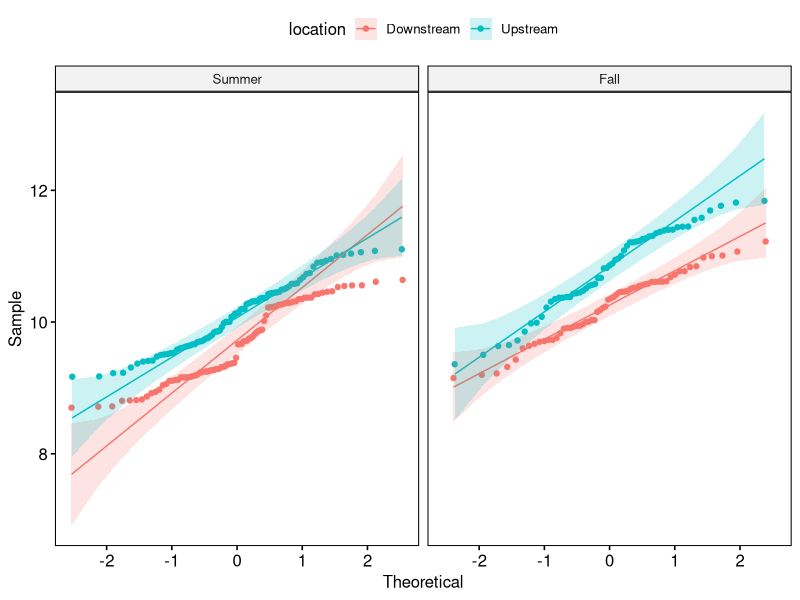
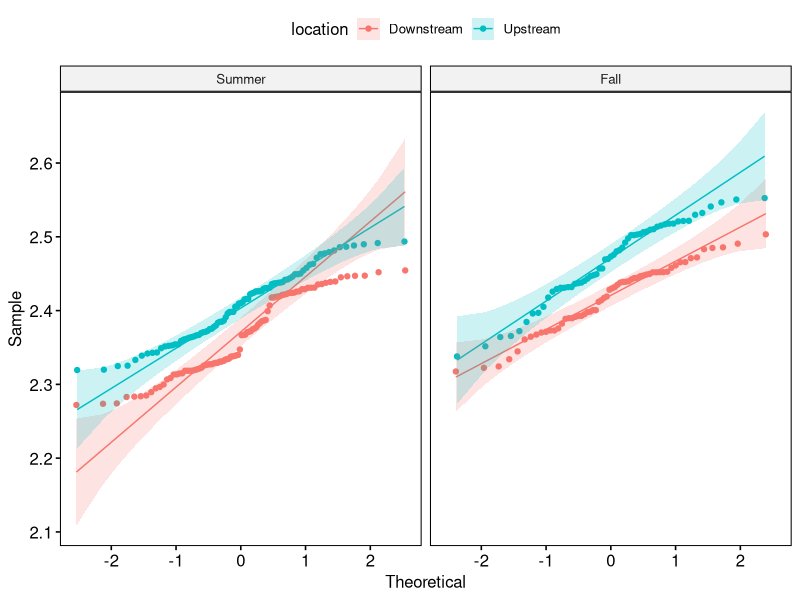
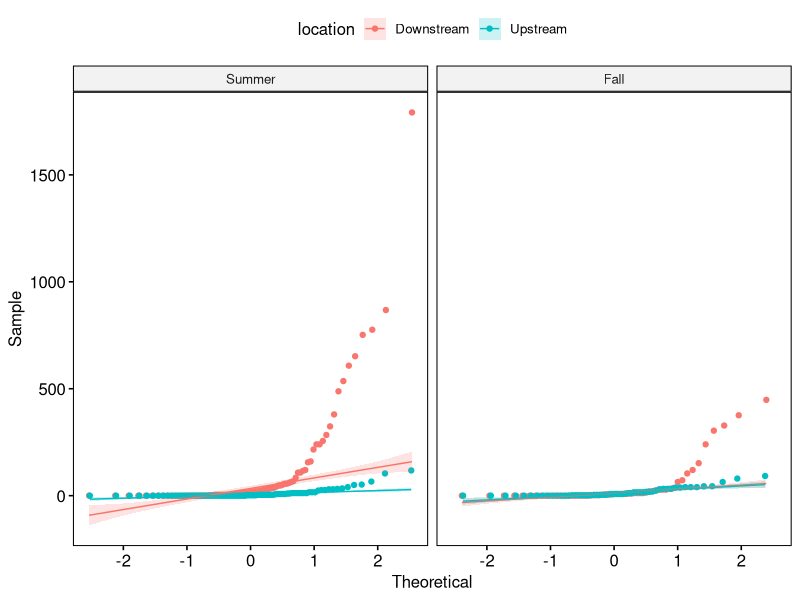
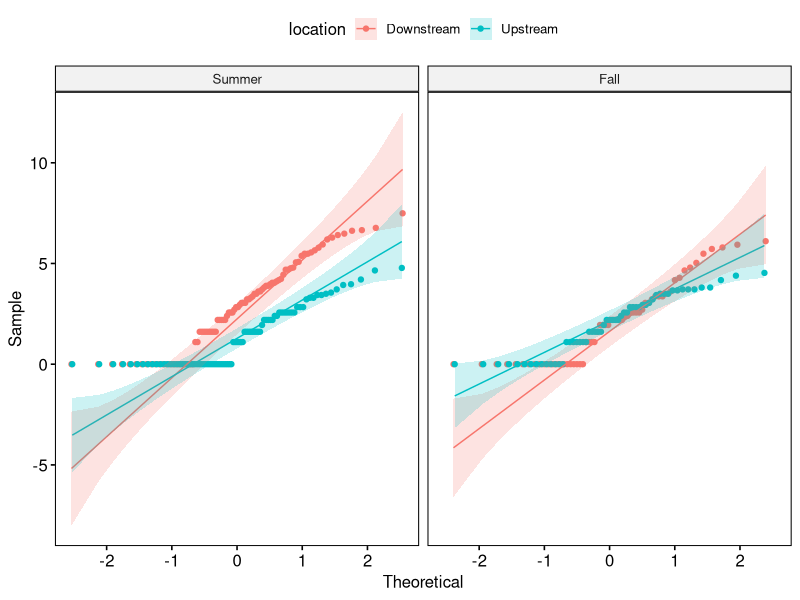
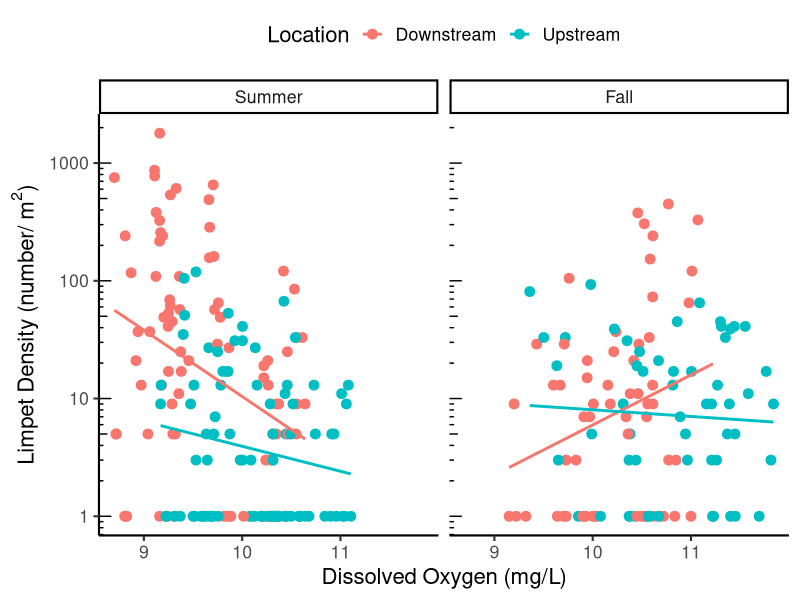
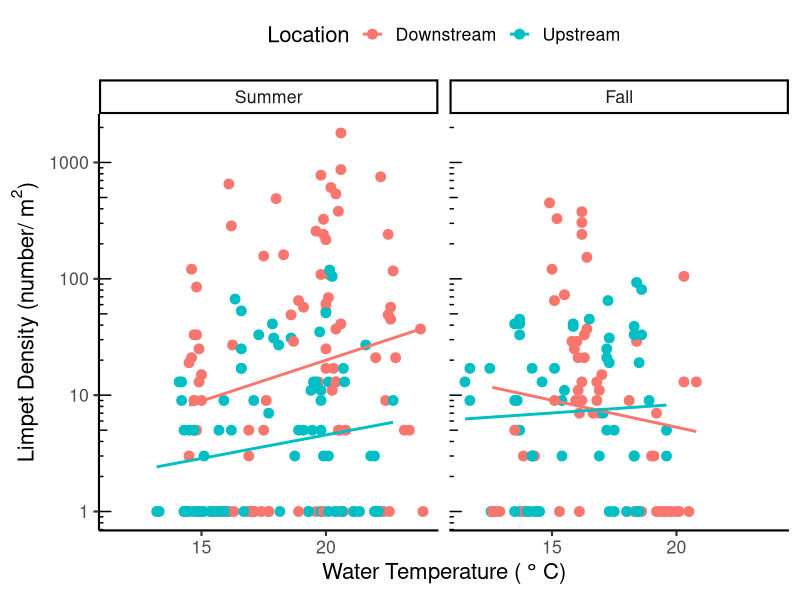
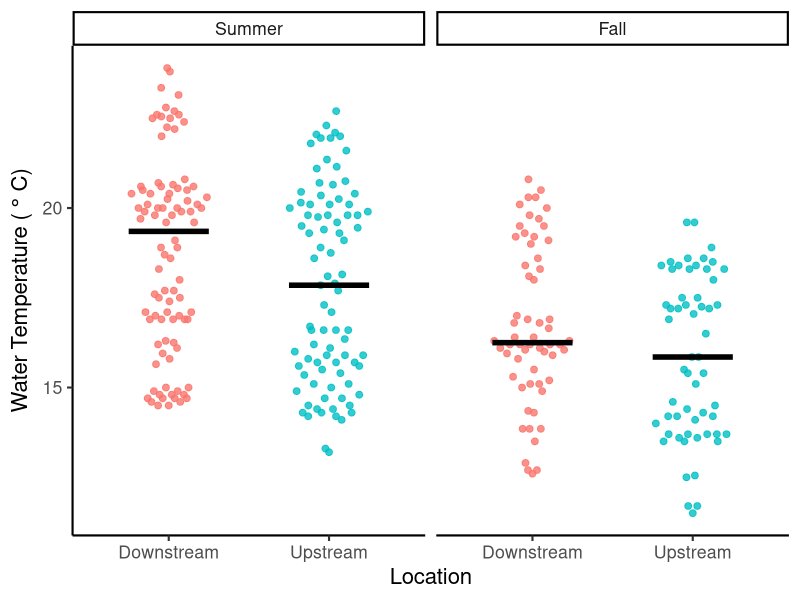
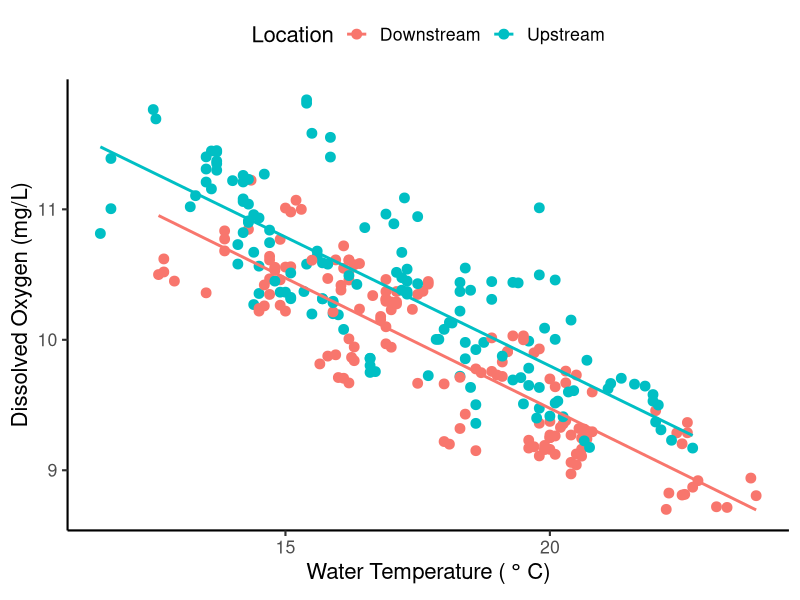

These figures' R source, in order:
## ---- chunk 1
#| label: setup
#| message: false
#| warning: false

suppressPackageStartupMessages(
  library(tidyverse)) ## for readr, dplyr, ggplot2
library(ggbeeswarm) ## for jittering points (you can remove this is you did not use a dotplotv)
library(flextable) ## for making formatted tables that can be pasted into Word or Google Docs
library(ggpubr) ## for making QQ-plots

## ---- chunk 2
#| label: import data

env <- read_csv("data/env.csv",
         col_types = cols(date = col_date(format = "%Y-%m-%d"),
          
          location = col_factor(levels = c(
            "Downstream","Upstream")), 
          
          season = col_factor(levels = c("Summer","Fall")), 
          
          year = col_factor()
         )) 

macros <- read_csv("data/macros.csv",
           col_types = cols(date = col_date(format = "%Y-%m-%d"),
            
            location = col_factor(levels = c(
              "Downstream","Upstream")), 
            
            season = col_factor(levels = c("Summer","Fall")), 
            
            year = col_factor()
           )) 


master.taxa <- read_csv("data/master.taxa.csv",
                show_col_types = FALSE)  |>  
  distinct()


## ---- chunk 3
#| label: data wrangling
#| message: false
#| warning: false

#calculate density for each sampleID
density.df <- macros |> 
  
  #join taxa info
  left_join(master.taxa) |>
  
  # Summarize for each sampleID and each genus 
  group_by(sampleID, genus) |> 
  dplyr::summarise(density = sum(invDens, na.rm = TRUE)) |> 
  
  #fill in group combos where there were none present with zeros
  ungroup() |> 
  complete(sampleID, genus,
           fill = list(density = 0)) |> 
  
  #filter for genus of interest 
  #this needs to match what is in the macros file
  #replace this blank with the genus you want to keep
  filter(genus == "Ferrissia")

#get sample info and env variables of interest
variables <- macros |>
  
  #join environmental variables
  left_join(env) |> 
  
  #select variables of interest
  #delete anything you don't need
  #add anything you do need in the blank with commas in between
  dplyr::select(date, sampleID, season, year, location, benthicArea,
                DO, wTemp) |> 
  distinct()

#add sample info back to density data
my.df <- left_join(density.df, variables) |> 
  
  #filter out anything you don't want
  #the example below would filter out just the year 2018
  dplyr::filter(year != "2018") |> 
  
  #remove rows with missing data
  na.omit()

## ---- chunk 4
#| label: tbl-sample-table
#| tbl-cap: Sample Summary Table
#| include: true


table.sum <- my.df |>  #put the name of your wrangled data here
  
  #summarize by date, season, & location (to get number of microhabs and area sampled per date)
  group_by(date, season, location) |> 
  summarize(
    area = sum(benthicArea),
    samples = n()) |> 
  
  #summarize by season & location 
  group_by(season, location) |> 
  summarize(
    dates = str_c(date, collapse = ", "),
    samples = sum(samples),
    area = sum(area))  

#To get a formatted table, make sure that the {flextable} package is loaded
#Use additional code to create the summary table called "table.sum"
#If you want to format the table yourself, then don't use this code

#see https://davidgohel.github.io/flextable/ for more information and formatting options

#create the formatted table
ft <- flextable(table.sum) |> 

#create header labels
set_header_labels(season = "Season",
                  location = "Location",
                  dates = "Dates",
                  samples = "# of Samples",
                  area = "Total Area Sampled (m^2)") |> 

  #format superscript
  compose(j = "area", part="header",
          value = as_paragraph(
            "Total Area Sampled (m", 
            as_sup("2"),
            ")")) |> 
  
  #formatting
  theme_vanilla()  |>  
  fontsize(size = 10) |> 
  
  #set table properties
  set_table_properties(layout = "autofit", width = 1) |> 
  
  #center columns
  align(align = "center", part = "all" )

#print the table
#right click on the table, choose select all, 
#choose copy, then paste in your document
#finish formatting as needed in your document
ft



## ---- chunk 5
#| label: Independent variable QQ plots 

#make a QQ plot for each independent variable that is continuous
ggpubr::ggqqplot(
  data = my.df,         #put the data frame name here 
  "DO",                 #put the continuous variable name here
  color = "location",   #put one factor here (remove if no factors)
  facet.by = "season"   #put another factor here (remove if no factors)
  )  

#make a QQ plot for the same variable but on a log scale
#note that we add one to the values before taking the log
#because you can't take the log of zero
#if there are no zero values, you can remove the +1
ggpubr::ggqqplot(
  data = my.df,         #put the data frame name here 
  "log(DO + 1)",                 #put the continuous variable name here
  color = "location",   #put one factor here (remove if no factors)
  facet.by = "season"   #put another factor here (remove if no factors)
  )  


## ---- chunk 6
#| label: Dependent variable QQ plots 

#make a QQ plot for each dependent variable that is continuous
ggpubr::ggqqplot(
  data = my.df,         #put the data frame name here 
  "density",            #put the continuous variable name here
  color = "location",   #put one factor here (remove if no factors)
  facet.by = "season"   #put another factor here (remove if no factors)
  )  


#make a QQ plot for the same variable but on a log scale
#note that we add one to the values before taking the log
#because you can't take the log of zero
#if there are no zero values, you can remove the +1
ggpubr::ggqqplot(
  data = my.df,         #put the data frame name here 
  "log(density + 1)",   #put the continuous variable name here
  color = "location",   #put one factor here (remove if no factors)
  facet.by = "season"   #put another factor here (remove if no factors)
  )  

## ---- chunk 7
#| label: tbl-descriptive-stats-independent
#| tbl-cap: Independent Variable Descriptive Statistics - All
#| include: true

# replace the blank below with a continuous independent variable 
x.var <- "DO" 

# replace the blank below with the name of the dataframe
indep.sum <- my.df  |>  
  # remove missing values from continuous variables
  filter(!is.na(.data[[x.var]])) |> 
  
  # replace the blank with the categorical variable(s) (aka factors)
  group_by(season, location) |> 
  
  # calculate the descriptive stats
  summarize(Mean = mean(.data[[x.var]]), 
            Median = median(.data[[x.var]]), 
            SD = sd(.data[[x.var]]), 
            IQR = IQR(.data[[x.var]]), 
            Min = min(.data[[x.var]]),
            Max = max(.data[[x.var]]),
            Sample.size = n())

indep.sum

## ---- chunk 8
#| label: tbl-descriptive-stats-independent-formatted
#| tbl-cap: Independent Variable Descriptive Statistics
#| include: true

# to use this code, the following packages must be loaded
# tidyverse
# flextable
#see https://davidgohel.github.io/flextable/ for more info & formatting options

# replace the blank below with a continuous variable you want to summarize
x.var <- "DO" 

#calculate descriptive stats
#replace the blank below with the name of the dataframe
df.sum <- my.df |> 
  
  # replace the blank with the categorical variable(s)
  group_by(season, location) |> 
  
  # remove missing values 
  filter(!is.na(.data[[x.var]])) |> 
  
  # calculate the descriptive stats
  # replace the blanks with the number of digits 
  # to the right of the decimal place based on the rounded SD
  # do not place anything in the empty parentheses in the n() 
  # N represents the sample size within each group
  summarise(Median = round(median(.data[[x.var]]), digits=2),
            min = round(min(.data[[x.var]]), digits=2),
            max = round(max(.data[[x.var]]), digits=2),
            N = n()) |> 
  mutate(Range = paste(min, max, sep = "-")) |> 
  dplyr::select(-min, -max) |> 
  relocate(N, .after = last_col())

#create the formatted table
ft <- flextable(df.sum,
                cwidth = 0.75) |>  #can vary cell width as needed
  
  #bold the headings
  bold(part = "header") |> 
  
  #center columns & autofit
  align(align = "center", part = "all" ) |> 
  set_table_properties(layout = "autofit")

#print the table
#right click on the table, choose select all, 
#choose copy, then paste in your document
#finish formatting as needed in your document
ft

## ---- chunk 9
#| label: tbl-descriptive-stats-dependent
#| tbl-cap: Dependent Variable Descriptive Statistics - All
#| include: true

# replace the blank below with a continuous independent variable 
x.var <- "density" 

# replace the blank below with the name of the dataframe
dep.sum <- my.df  |>  
  # remove missing values from continuous variables
  filter(!is.na(.data[[x.var]])) |> 
  
  # replace the blank with the categorical variable(s) (aka factors)
  group_by(season, location) |> 
  
  # calculate the descriptive stats
  summarize(Mean = mean(.data[[x.var]]), 
            Median = median(.data[[x.var]]), 
            SD = sd(.data[[x.var]]), 
            IQR = IQR(.data[[x.var]]), 
            Min = min(.data[[x.var]]),
            Max = max(.data[[x.var]]),
            Sample.size = n())

dep.sum

## ---- chunk 10
#| label: tbl-descriptive-stats-dependent-formatted
#| tbl-cap: Dependent Variable Descriptive Statistics
#| include: true

# to use this code, the following packages must be loaded
# tidyverse
# flextable
#see https://davidgohel.github.io/flextable/ for more info & formatting options

# replace the blank below with a continuous variable you want to summarize
x.var <- "density" 

#calculate descriptive stats
#replace the blank below with the name of the dataframe
df.sum <- my.df |> 
  
  # replace the blank with the categorical variable(s)
  group_by(season, location) |> 
  
  # remove missing values 
  filter(!is.na(.data[[x.var]])) |> 
  
  # calculate the descriptive stats
  # replace the blanks with the number of digits 
  # to the right of the decimal place based on the rounded SD
  # do not place anything in the empty parentheses in the n() 
  # N represents the sample size within each group
  summarise(Median = round(median(.data[[x.var]]), digits=0),
            min = round(min(.data[[x.var]]), digits=0),
            max = round(max(.data[[x.var]]), digits=0),
            N = n()) |> 
  mutate(Range = paste(min, max, sep = "-")) |> 
  dplyr::select(-min, -max) |> 
  relocate(N, .after = last_col())

#create the formatted table
ft <- flextable(df.sum,
                cwidth = 0.75) |>  #can vary cell width as needed
  
  #bold the headings
  bold(part = "header") |> 
  
  #center columns & autofit
  align(align = "center", part = "all" ) |> 
  set_table_properties(layout = "autofit")

#print the table
#right click on the table, choose select all, 
#choose copy, then paste in your document
#finish formatting as needed in your document
ft

## ---- chunk 11
#| label: limpet density vs DO graph
#| message: false

# this code will make a scatter plot 
# if you do not want a line of best fit, then delete the geom_smooth() line

ggplot(
  data = my.df, #put the data frame name here
  
  #set the aesthetics
  aes(x = DO,       #put the factor on the x-axis
      y = density + 1,       #continuous variable = y
      color = location)) + #put the same factor as on x-axis 
  
  #add points
  geom_point(size = 3) +    #sets the size of the points
  
  #add best fit line
  geom_smooth(method = "lm", se = FALSE) + 

  #nicer labels (see axis.labels.R script)
  xlab("Dissolved Oxygen (mg/L)") +
  ylab(bquote("Limpet Density (number/"~m^2*")")) +
  labs(color = "Location") + #label for the color key
  
  
  #additional formatting
  theme_classic(base_size = 16)  +  #sets the font size
  theme(legend.position = "top") +  #controls legend/key
  
  scale_y_log10() +     #changes y-axis to log-scale
  annotation_logticks(sides = "l") + # adds log-scale tick marks

  facet_wrap(vars(season))   #place factor to split by facets here

#see the resources below for some additional options to make a nice scatter plot 
# https://www.datanovia.com/en/lessons/ggplot-scatter-plot/
# https://ggplot2.tidyverse.org/index.html

## ---- chunk 12
#| label: limpet density vs wTemp graph
#| message: false


# this code will make a scatter plot 
# if you do not want a line of best fit, then delete the geom_smooth() line

ggplot(
  data = my.df, #put the data frame name here
  
  #set the aesthetics
  aes(x = wTemp,       #put the factor on the x-axis
      y = density + 1,       #continuous variable = y
      color = location)) + #put the same factor as on x-axis 
  
  #add points
  geom_point(size = 3) +    #sets the size of the points
  
  #add best fit line
  geom_smooth(method = "lm", se = FALSE) + 

  #nicer labels (see axis.labels.R script)
  xlab("Water Temperature ("~degree~"C)") +
  ylab(bquote("Limpet Density (number/"~m^2*")")) +
  labs(color = "Location") + #label for the color key
  
  
  #additional formatting
  theme_classic(base_size = 16)  +  #sets the font size
  theme(legend.position = "top") +  #controls legend/key
  
  scale_y_log10() +     #changes y-axis to log-scale
  annotation_logticks(sides = "l") + # adds log-scale tick marks

  facet_wrap(vars(season))   #place factor to split by facets here

#see the resources below for some additional options to make a nice scatter plot 
# https://www.datanovia.com/en/lessons/ggplot-scatter-plot/
# https://ggplot2.tidyverse.org/index.html

## ---- chunk 13

#| label: wTemp vs season and location

#this code will make a dot plot with median and all points included
#make sure you have loaded the ggbeeswarm package to use geom_quasirandom()

ggplot(
  data = my.df, #put the data frame name here
  
  #set the aesthetics
  aes(x = location,       #put the factor on the x-axis
      y = wTemp,       #continuous variable = y
      color = location)) + #same factor as x-axis for color
  
  #adds quasirandom jittered points
  geom_quasirandom(
    shape = 19,            #shape as circle
    size = 2,              #size of point
    alpha = 0.8,           #transparency
    width = 0.25) +        #spread
  
  #adds median
  stat_summary(
    fun = median,       #graphs the median
    geom = "crossbar",  #crossbar shape
    width = 0.5,        #width of the bar
    size = 0.75,        #size
    color = "black") +  #color 
  
  #nicer labels (see axis.labels.R script)
  ylab("Water Temperature ("~degree~"C)") +
  xlab("Location") +
  
  #additional formatting
  theme_classic(base_size = 16)  +  #sets the font size
  theme(legend.position = "none") +  #controls legend/key

  facet_wrap(vars(season))   #place factor to split by facets here

#see the resources below for some additional options to make a nice plot 
# https://www.datanovia.com/en/lessons/ggplot-dot-plot/
# https://ggplot2.tidyverse.org/index.html

## ---- chunk 14
#| label: DO vs wTemp graph
#| message: false

# this code will make a scatter plot 
# if you do not want a line of best fit, then delete the geom_smooth() line

ggplot(
  data = my.df, #put the data frame name here
  
  #set the aesthetics
  aes(x = wTemp,       #put the factor on the x-axis
      y = DO,       #continuous variable = y
      color = location)) + #put the same factor as on x-axis 
  
  #add points
  geom_point(size = 3) +    #sets the size of the points
  
  #add best fit line
  geom_smooth(method = "lm", se = FALSE) + 

  #nicer labels (see axis.labels.R script)
  ylab("Dissolved Oxygen (mg/L)") +
  xlab("Water Temperature ("~degree~"C)") +
  labs(color = "Location") + #label for the color key
  
  
  #additional formatting
  theme_classic(base_size = 16)  +  #sets the font size
  theme(legend.position = "top")   #controls legend/key

#see the resources below for some additional options to make a nice scatter plot 
# https://www.datanovia.com/en/lessons/ggplot-scatter-plot/
# https://ggplot2.tidyverse.org/index.html

## ---- chunk 15
#| label: sessionInfo

sessionInfo()

## ---- chunk 16
#| label: cite R

#citation info for base R 
citation()

## ---- chunk 17
#| label: cite tidyverse

#citation info for base R 
citation("tidyverse")
